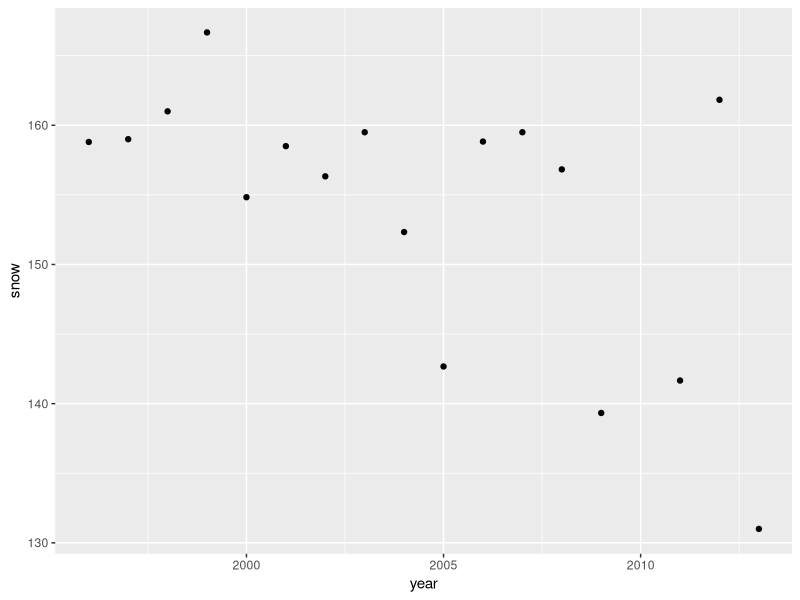
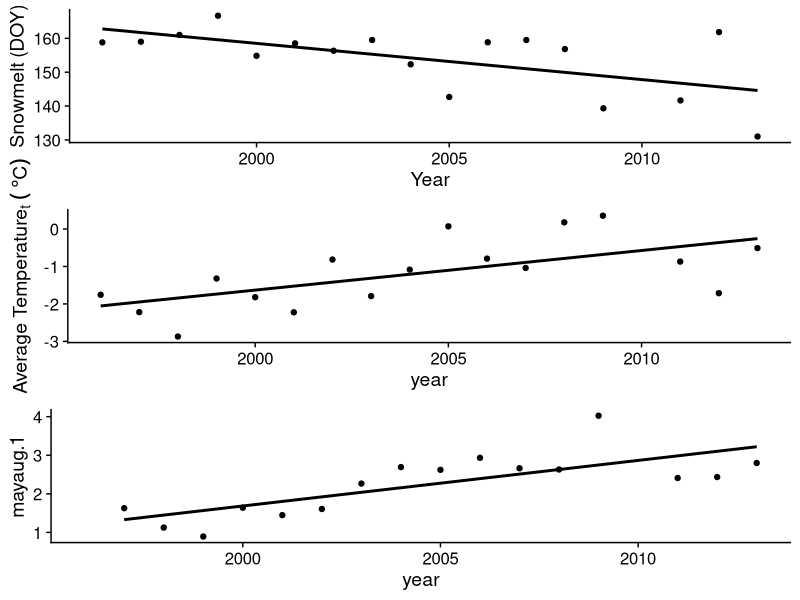
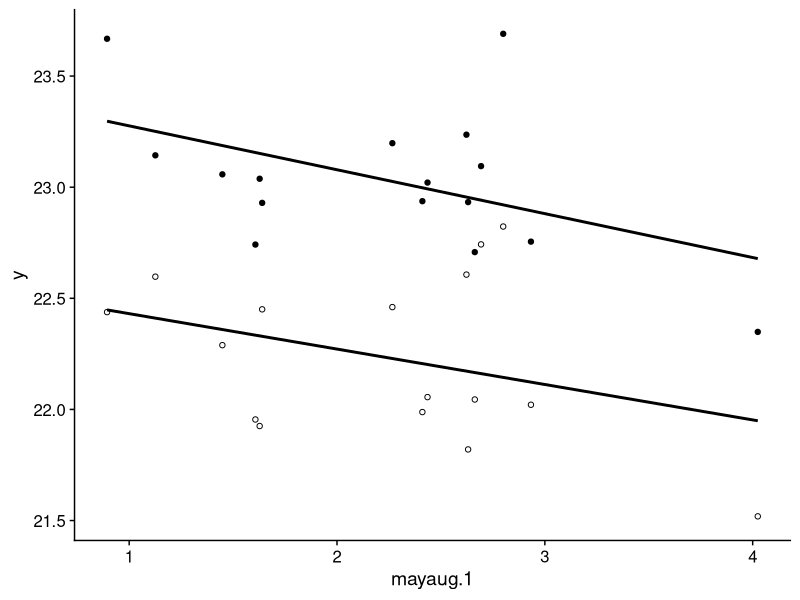

Reproduce these figures in R, in order.
# September 28th 2023
# Plotting Change of Butterfly size with Climate Change
# Lets recreate publication quality figures!


#Libraries

library(tidyverse)
library(cowplot)

boloria= read.csv("data/boloria.csv")
boloria

colias= read.csv("data/colias.csv")
colias

#Figure 1: Plotting three graphs in one panel
  #snow melt over years

year.dat =boloria %>% group_by(year) %>% summarise(snow=mean(snow), mayjun= mean(mayjun), mayaug.1=mean(mayaug.1))

ggplot(year.dat, aes(x=year, y=snow))+
  geom_point()

#Now lets make it quality

p1= ggplot(year.dat, aes(x=year, y=snow))+
  geom_point()+
  geom_smooth(method="lm", se=F, color="black")+
  theme_cowplot()+
  labs(y="Snowmelt (DOY)", x="Year")

p2= ggplot(year.dat, aes(x=year, y=mayjun))+
  geom_point()+
  geom_smooth(method="lm", se=F, color="black")+
  theme_cowplot()+
  labs(y=expression(paste("Average Temperature"["t"]," ",(~degree*C)))) #Come back to this

p3= ggplot(year.dat, aes(x=year, y=mayaug.1))+
  geom_point()+
  geom_smooth(method="lm", se=F, color="black")+
  theme_cowplot()


#Now plot them as three panals vertically
plot_grid(p1,p2,p3, align = "V", nrow = 3)


#fit linear models to climate data
fit.snow = lm(snow~year, data = year.dat)
summary(fit.snow)

fit.mayjun=lm(mayjun~year, data = year.dat)
summary(fit.mayjun)

fit.mayaug.1 = lm(mayaug.1~year, data= year.dat)
summary(fit.mayaug.1)


#Figure 2

#Start by getting the average and std error for each sex of each species of each year

wl.colias=  colias %>% group_by(year, sex) %>% summarise(mean_se(WL))

p2a=ggplot(wl.colias, aes(x=year, y=y, group = sex))+
  geom_errorbar(aes(ymin=ymin, ymax=ymax))+
  geom_path()+
  geom_point(aes(fill=sex),pch=21)+
  scale_fill_manual(values = c("black","white"))+
  theme_cowplot()+
  theme(legend.position = "none")

wl.boloria= boloria %>% group_by(year,sex) %>%  summarise(mean_se(WL))

p2b=ggplot(wl.boloria, aes(x=year, y=y, group = sex))+
  geom_errorbar(aes(ymin=ymin, ymax=ymax))+
  geom_path()+
  geom_point(aes(fill=sex),pch=21)+
  scale_fill_manual(values = c("black","white"))+
  theme_cowplot()+
  theme(legend.position = "none")

#for figure 2 panels c and d, we need to put together the WL data with the Climate data
#We have each of them, lets merge it: "join"

wl.climate.colias =left_join(wl.colias, year.dat)
wl.climate.colias

ggplot(wl.climate.colias, aes(x=mayaug.1,y=y, group=sex))+
  geom_point(aes(fill=sex),pch=21)+
  scale_fill_manual(values = c("black","white"))+
  theme_cowplot()+
  theme(legend.position = "none")+
  geom_smooth(method="lm",se=F, color="black")
